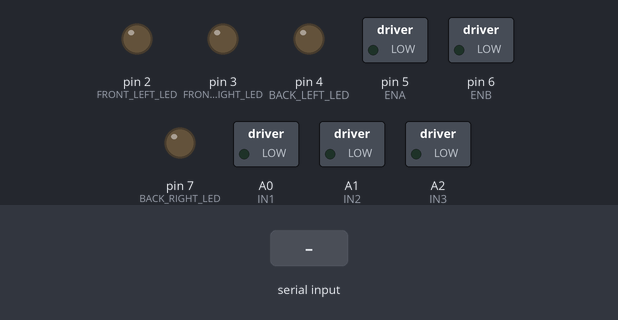
A sketch run on a simulated Arduino Uno, built with avr-gcc and run on an emulated ATmega328P. Shown: switched loads named in the sketch (green lamp = pin HIGH), output pins drawn as LEDs (lit = HIGH). Inputs (shaded band) come from the test bench.

Above: at 1.2 s.
1.3 s: "L" received over Serial
At 3.0 s:
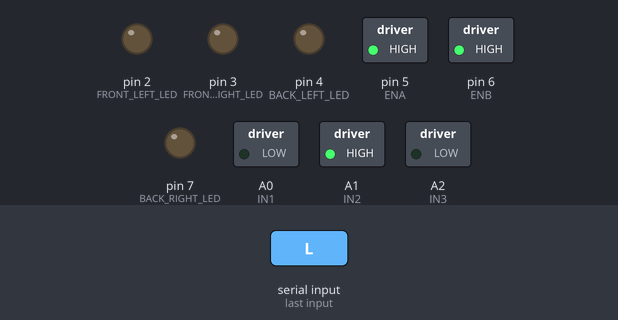
4.3 s: "F" received over Serial
At 4.9 s:
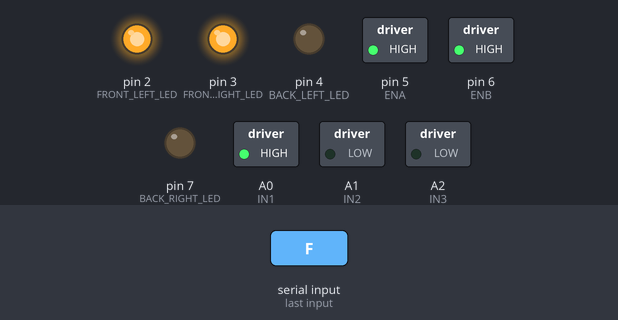
5.8 s: "B" received over Serial
At 7.0 s:
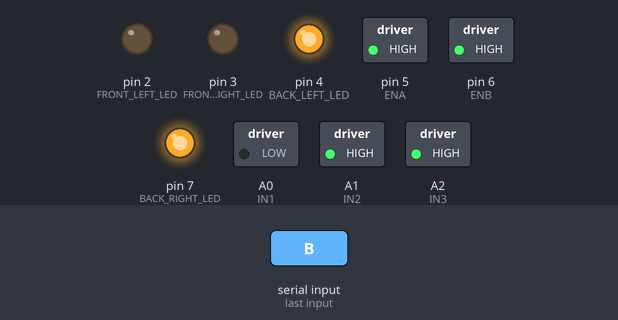
7.3 s: "R" received over Serial
At 9.9 s:
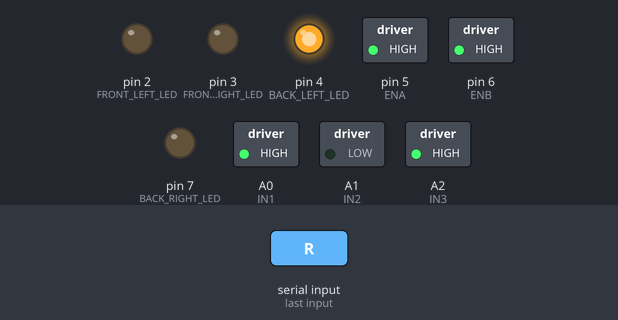
10.3 s: "S" received over Serial
At 10.7 s:
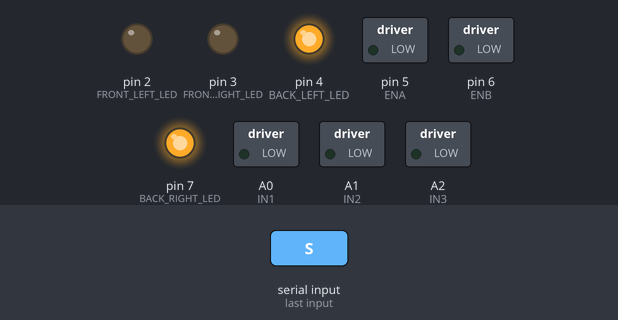
11.8 s: "L" received over Serial
At 13.4 s:
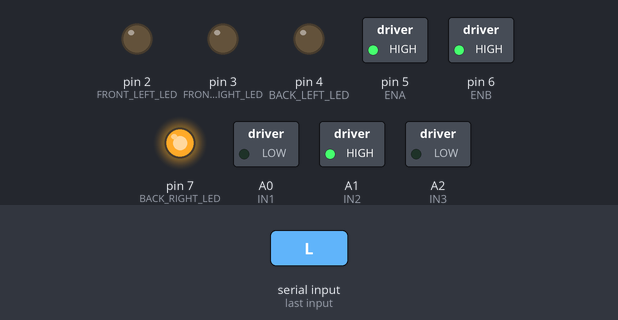
Timing chart, 0 to 14.9 s (numbered marks = the images above; inputs shaded):
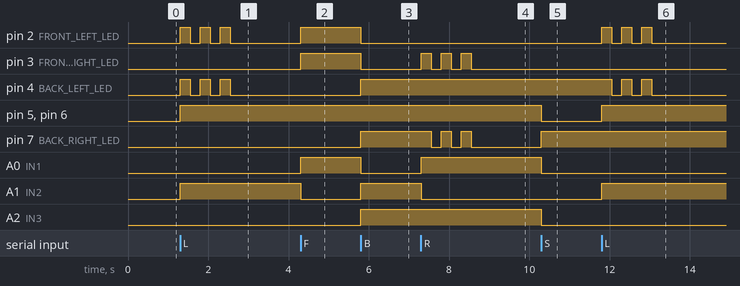

Measured:
- after the input at 1.3 s, pin 2 (FRONT_LEFT_LED), pin 4 (BACK_LEFT_LED): alternates HIGH for 0.25 s and LOW for 0.25 s, 6 changes in all, then stays LOW, starting at once; pin 5 (ENA), pin 6 (ENB), A1 (IN2): LOW → HIGH at once
- after the input at 4.3 s, pin 2 (FRONT_LEFT_LED), pin 3 (FRONT_RIGHT_LED), A0 (IN1): LOW → HIGH at once; A1 (IN2): HIGH → LOW at once
- after the input at 5.8 s, pin 2 (FRONT_LEFT_LED), pin 3 (FRONT_RIGHT_LED), A0 (IN1): HIGH → LOW at once; pin 4 (BACK_LEFT_LED), pin 7 (BACK_RIGHT_LED), A1 (IN2), A2 (IN3): LOW → HIGH at once
- after the input at 7.3 s, pin 3 (FRONT_RIGHT_LED): alternates HIGH for 0.25 s and LOW for 0.25 s, 6 changes in all, then stays LOW, starting at once; pin 7 (BACK_RIGHT_LED): alternates HIGH for 0.25 s and LOW for 0.25 s, 5 changes in all, then stays LOW, starting after 0.25 s; A0 (IN1): LOW → HIGH at once; A1 (IN2): HIGH → LOW at once
- after the input at 10.3 s, pin 5 (ENA), pin 6 (ENB), A0 (IN1), A2 (IN3): HIGH → LOW at once; pin 7 (BACK_RIGHT_LED): LOW → HIGH at once
- after the input at 11.8 s, pin 2 (FRONT_LEFT_LED): alternates HIGH for 0.25 s and LOW for 0.25 s, 6 changes in all, then stays LOW, starting at once; pin 4 (BACK_LEFT_LED): alternates HIGH for 0.25 s and LOW for 0.25 s, 5 changes in all, then stays LOW, starting after 0.25 s; pin 5 (ENA), pin 6 (ENB), A1 (IN2): LOW → HIGH at once

The sketch:

sketch_jul06a.ino
```cpp
// Pin definitions for motors
#define ENA 5
#define ENB 6
#define IN1 A0
#define IN2 A1
#define IN3 A2
#define IN4 A2

// Pin definitions for LEDs
#define FRONT_LEFT_LED 2
#define FRONT_RIGHT_LED 3
#define BACK_LEFT_LED 4
#define BACK_RIGHT_LED 7

char command; // Stores the received command

void setup() {
  // Initialize serial communication
  Serial.begin(9600);

  // Set all the motor control pins to outputs
  pinMode(ENA, OUTPUT);
  pinMode(ENB, OUTPUT);
  pinMode(IN1, OUTPUT);
  pinMode(IN2, OUTPUT);
  pinMode(IN3, OUTPUT);
  pinMode(IN4, OUTPUT);

  // Set all the LED pins to outputs
  pinMode(FRONT_LEFT_LED, OUTPUT);
  pinMode(FRONT_RIGHT_LED, OUTPUT);
  pinMode(BACK_LEFT_LED, OUTPUT);
  pinMode(BACK_RIGHT_LED, OUTPUT);

  // Initialize the motors and LEDs as stopped and off
  digitalWrite(IN1, LOW);
  digitalWrite(IN2, LOW);
  digitalWrite(IN3, LOW);
  digitalWrite(IN4, LOW);
  digitalWrite(FRONT_LEFT_LED, LOW);
  digitalWrite(FRONT_RIGHT_LED, LOW);
  digitalWrite(BACK_LEFT_LED, LOW);
  digitalWrite(BACK_RIGHT_LED, LOW);
}

void loop() {
  if (Serial.available() > 0) {
    command = Serial.read(); // Read the received command

    switch (command) {
      case 'F': // Move Forward
        digitalWrite(IN1, HIGH);
        digitalWrite(IN2, LOW);
        digitalWrite(IN3, HIGH);
        digitalWrite(IN4, LOW);
        analogWrite(ENA, 255); // Full speed
        analogWrite(ENB, 255); // Full speed
        digitalWrite(FRONT_LEFT_LED, HIGH); // Turn on front LEDs
        digitalWrite(FRONT_RIGHT_LED, HIGH);
        digitalWrite(BACK_LEFT_LED, LOW); // Turn off back LEDs
        digitalWrite(BACK_RIGHT_LED, LOW);
        break;

      case 'B': // Move Backward
        digitalWrite(IN1, LOW);
        digitalWrite(IN2, HIGH);
        digitalWrite(IN3, LOW);
        digitalWrite(IN4, HIGH);
        analogWrite(ENA, 255); // Full speed
        analogWrite(ENB, 255); // Full speed
        digitalWrite(FRONT_LEFT_LED, LOW); // Turn off front LEDs
        digitalWrite(FRONT_RIGHT_LED, LOW);
        digitalWrite(BACK_LEFT_LED, HIGH); // Turn on back LEDs
        digitalWrite(BACK_RIGHT_LED, HIGH);
        break;

      case 'L': // Turn Left
        digitalWrite(IN1, LOW);
        digitalWrite(IN2, HIGH);
        digitalWrite(IN3, HIGH);
        digitalWrite(IN4, LOW);
        analogWrite(ENA, 255); // Full speed
        analogWrite(ENB, 255); // Full speed
        blinkLeftLEDs(); // Blink left LEDs
        break;

      case 'R': // Turn Right
        digitalWrite(IN1, HIGH);
        digitalWrite(IN2, LOW);
        digitalWrite(IN3, LOW);
        digitalWrite(IN4, HIGH);
        analogWrite(ENA, 255); // Full speed
        analogWrite(ENB, 255); // Full speed
        blinkRightLEDs(); // Blink right LEDs
        break;

      case 'S': // Stop
        digitalWrite(IN1, LOW);
        digitalWrite(IN2, LOW);
        digitalWrite(IN3, LOW);
        digitalWrite(IN4, LOW);
        analogWrite(ENA, 0); // Stop speed
        analogWrite(ENB, 0); // Stop speed
        digitalWrite(FRONT_LEFT_LED, LOW); // Turn off front LEDs
        digitalWrite(FRONT_RIGHT_LED, LOW);
        digitalWrite(BACK_LEFT_LED, HIGH); // Turn on back LEDs
        digitalWrite(BACK_RIGHT_LED, HIGH);
        break;
    }
  }
}

// Function to blink left LEDs
void blinkLeftLEDs() {
  for (int i = 0; i < 3; i++) {
    digitalWrite(FRONT_LEFT_LED, HIGH);
    digitalWrite(BACK_LEFT_LED, HIGH);
    delay(250);
    digitalWrite(FRONT_LEFT_LED, LOW);
    digitalWrite(BACK_LEFT_LED, LOW);
    delay(250);
  }
}

// Function to blink right LEDs
void blinkRightLEDs() {
  for (int i = 0; i < 3; i++) {
    digitalWrite(FRONT_RIGHT_LED, HIGH);
    digitalWrite(BACK_RIGHT_LED, HIGH);
    delay(250);
    digitalWrite(FRONT_RIGHT_LED, LOW);
    digitalWrite(BACK_RIGHT_LED, LOW);
    delay(250);
  }
}
```

frequencyCalculation.c
```cpp
#include<stdio.h>

void main(){
    float R, C;
    printf("Enter Resistance in Kiloohm\n");
    scanf("%f", &R);
    printf("Enter Capacitor in Microfarad\n");
    scanf("%f", &C);
    float t = 0.693*(10 + 2 * R) * C * 0.001;
    float f = 1 / t;
    printf("Time Period in seconds = %f\n", t);
    printf("Frequency in Hz = %f\n", f);
}
```

soft_serial_tx_util.c
```cpp
#include "soft_serial_tx_util.h"
#include <stdint.h>
#include <Arduino.h>
//#include <stdlib.h>

/////////////////////////////////////////////////////
        ///// NOTE: 1000000UL is NOT the F_CPU
        /////       1000000UL is 1000000UL micro-seconds. There are 1000000UL uS in ONE second

const unsigned long MICROSECOND_PER_BIT = (1000000UL / SOFT_TX_BAUD);
/////////////////////////////////////////////////////
// void software_serial_configure() {

//        pinMode(SOFT_TX_PIN_NO, OUTPUT);

// }
/////////////////////////////////////////////////////////////
void ss_putc(char c) {

    uint8_t  bit_mask;

    digitalWrite(12, HIGH); // Disable TFT TFT_CS
    pinMode(SOFT_TX_PIN_NO, OUTPUT);

    // Transmit START bit
    digitalWrite(SOFT_TX_PIN_NO, LOW);
    delayMicroseconds(MICROSECOND_PER_BIT);

    // Transmit 8-data bits
    for (bit_mask=0x01; bit_mask; bit_mask<<=1) {
        if (c & bit_mask) {
            digitalWrite(SOFT_TX_PIN_NO, HIGH);
        }
        else {
            digitalWrite(SOFT_TX_PIN_NO, LOW);
        }
        delayMicroseconds(MICROSECOND_PER_BIT);
    }

    // Transmit STOP bit(s)
    digitalWrite(SOFT_TX_PIN_NO, HIGH);
    delayMicroseconds(MICROSECOND_PER_BIT); // Fixed to ONE STOP Bit

}
///////////////////////////////////////////////////////////
void ss_puts(char *s)
{
    while(*s)
        ss_putc(*s++);
}
////////////////////////////////////////////
void ss_puts_p(const char *progmem_s )
{
   register uint8_t c;

   while ( (c = pgm_read_byte(progmem_s++)) )
   ss_putc(c);

}
///////////////////////////////////////////////////////////////////
void ss_put_int(int  message_int){
   char buffer_temp[10];
   itoa( message_int, buffer_temp, 10);   //convert int to string (decimal format)
   ss_puts(buffer_temp);                //and transmit string to software serial
}
///////////////////////////////////////////////////////////////////
void ss_put_uint(unsigned int  message_uint){
   char buffer_temp[10];
   utoa( message_uint, buffer_temp, 10);   //convert unsigned int to string (decimal format)
   ss_puts(buffer_temp);                //and transmit string to software serial
}
///////////////////////////////////////////////////////////////////
void ss_put_long(long message_long){
   char buffer_temp[15];
   ltoa(message_long, buffer_temp, 10);   //convert long to string
   //ss_puts(" HELLO ");
   ss_puts(buffer_temp);                //and transmit string to software serial
}
////////////////////////////////////////////////////////////////////
void ss_put_float(float  message_float){
   char buffer_temp[15];
   dtostrf( message_float, 1, 2, buffer_temp); //  convert float to str
   ss_puts(buffer_temp);                //and transmit string to software serial
}
///////////////////////////////////////////////////////////////////
```

soft_serial_tx_util.h
```cpp
//
// Low qulaity: Rudimentary Software Serial Transmit
//

#ifndef SOFT_SERIAL_TX_UTIL_H
        #define SOFT_SERIAL_TX_UTIL_H

          ///////////#define SOFT_TX_BAUD 115200
        #define SOFT_TX_BAUD       9600

        // Fixed to ONE STOP BIT
        //#define SOFT_TX_STOP_BITS  1

        //  ES32-CAM-CH340 Board Specific pin number
        #define SOFT_TX_PIN_NO     1

        void software_serial_configure();
        void ss_putc(char c);
        void ss_puts(char *s);
        void ss_puts_p(const char *progmem_s );
        void ss_put_int(int  message_int);
        void ss_put_uint(unsigned int  message_uint);
        void ss_put_long(long message_long);
        void ss_put_float(float  message_float);


#endif // SOFT_SERIAL_TX_UTIL_H

///////////////////////////////////////////////////////////////////////////////////////////////////////////////////
```
